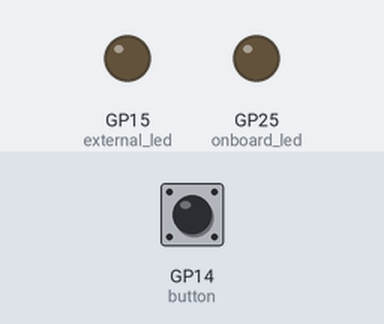
Bench run of a program on a simulated Raspberry Pi Pico running MicroPython. On the bench: output pins drawn as LEDs (lit = HIGH). Dashed ring = blinking. Inputs (shaded band) come from the test bench; at power-on: GP14 (button) LOW.

Above: at 1.2 s.
1.3 s: GP14 (button) pulled HIGH for 1 s
At 1.42 s:
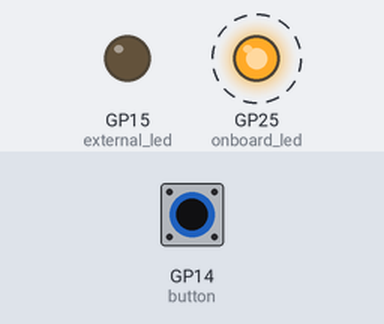
3.8 s: GP14 (button) pulled HIGH for 0.15 s
At 5.0 s:
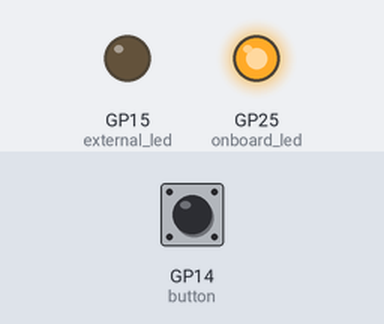
5.4 s: GP14 (button) pulled HIGH for 3.2 s
At 9.8 s:
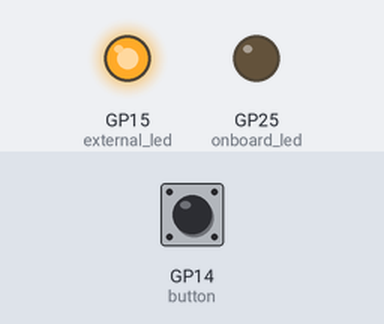
Timing chart, 0 to 11.3 s (numbered marks = the images above; inputs shaded):
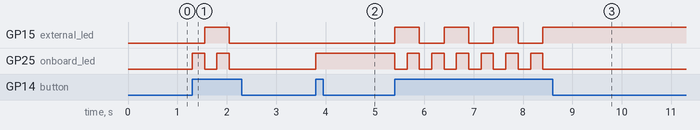

Measured:
- after the input at 1.3 s, GP15 (external_led): LOW → HIGH after 0.25 s, → LOW 0.50 s later; GP25 (onboard_led): alternates HIGH for 0.25 s and LOW for 0.25 s, 4 changes in all, then stays LOW, starting at once
- after the input at 3.8 s, GP25 (onboard_led): LOW → HIGH at once
- after the input at 5.4 s, GP15 (external_led): alternates HIGH for 0.50 s and LOW for 0.50 s, 7 changes in all, then stays HIGH, starting at once; GP25 (onboard_led): alternates HIGH for 0.25 s and LOW for 0.25 s, 13 changes in all, then stays LOW, starting at once

The program:

2_leds_4_states.py
```python
from machine import Pin
from utime import sleep_ms

# Read the button's state, either pressed or unpressed, for every this value of ms.
BUTTON_STATUS_READ_PERIOD = 250

# Set pull = Pin.PULL_DOWN so that Pico sees a low level (button.value() = 0)
# when the button is not pressed.
button = Pin(14, Pin.IN, Pin.PULL_DOWN)

onboard_led = Pin("LED", Pin.OUT, value=0)
external_led = Pin(15, Pin.OUT, value=0)

# Default state (b00): both the LEDs are off.
# First press (b01): turn on the onboard LED.
# Second press (b10): turn on the external LED and turn off the onboard LED.
# Third press (b11): turn on both the LEDs.
leds_current_state = 0
while True:
    if button.value() == 0:
        continue

    leds_current_state += button.value()
    leds_current_state %= 4

    if leds_current_state == 1:
        onboard_led.value(1)

    elif leds_current_state == 2:
        onboard_led.value(0)
        external_led.value(1)

    elif leds_current_state == 3:
        onboard_led.value(1)
        external_led.value(1)

    else:
        onboard_led.value(0)
        external_led.value(0)

    sleep_ms(button.value() * BUTTON_STATUS_READ_PERIOD)
```
